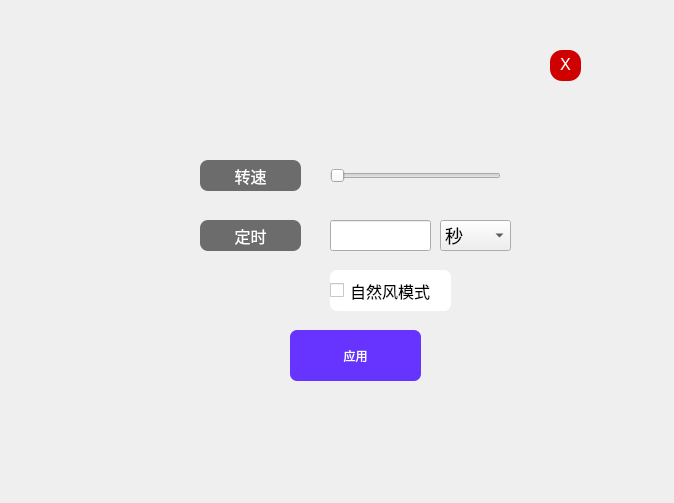
<?xml version="1.0" encoding="UTF-8"?>
<ui version="4.0">
 <class>Dialog</class>
 <widget class="QDialog" name="Dialog">
  <property name="geometry">
   <rect>
    <x>0</x>
    <y>0</y>
    <width>674</width>
    <height>503</height>
   </rect>
  </property>
  <property name="windowTitle">
   <string>Dialog</string>
  </property>
  <widget class="QLabel" name="label">
   <property name="geometry">
    <rect>
     <x>50</x>
     <y>0</y>
     <width>591</width>
     <height>471</height>
    </rect>
   </property>
   <property name="text">
    <string/>
   </property>
   <property name="pixmap">
    <pixmap>Assests/background.webp</pixmap>
   </property>
   <property name="scaledContents">
    <bool>true</bool>
   </property>
  </widget>
  <widget class="QPushButton" name="pushButton">
   <property name="geometry">
    <rect>
     <x>290</x>
     <y>330</y>
     <width>131</width>
     <height>51</height>
    </rect>
   </property>
   <property name="styleSheet">
    <string notr="true">QPushButton{
    color:White;
    border-radius: 7px;
    font-family:微软雅黑;
    background:#6633FF;
    border:1px;
}
QPushButton:hover{
    background:#6666FF;
}
QPushButton:pressed{
    background:#6600FF;
}</string>
   </property>
   <property name="text">
    <string>应用</string>
   </property>
   <property name="autoDefault">
    <bool>false</bool>
   </property>
   <property name="flat">
    <bool>false</bool>
   </property>
  </widget>
  <widget class="QPushButton" name="pushButton_3">
   <property name="geometry">
    <rect>
     <x>550</x>
     <y>50</y>
     <width>31</width>
     <height>31</height>
    </rect>
   </property>
   <property name="styleSheet">
    <string notr="true">QPushButton{
    background:#CE0000;
    color:white;
    box-shadow: 1px 1px 3px rgba(0,0,0,0.3);
    font-size:18px;
    border-radius: 12px;
    font-family: Consolas;
}
QPushButton:hover{                    
    background:#FF2D2D;
}
QPushButton:pressed{
    border: 1px solid #3C3C3C!important;
    background:#AE0000;
}</string>
   </property>
   <property name="text">
    <string>X</string>
   </property>
  </widget>
  <widget class="QLabel" name="label_7">
   <property name="geometry">
    <rect>
     <x>110</x>
     <y>60</y>
     <width>41</width>
     <height>41</height>
    </rect>
   </property>
   <property name="text">
    <string/>
   </property>
   <property name="pixmap">
    <pixmap>Assests/icon.jpg</pixmap>
   </property>
   <property name="scaledContents">
    <bool>true</bool>
   </property>
  </widget>
  <widget class="QLabel" name="label_2">
   <property name="geometry">
    <rect>
     <x>200</x>
     <y>160</y>
     <width>101</width>
     <height>31</height>
    </rect>
   </property>
   <property name="styleSheet">
    <string notr="true">QLabel{
    background:#6C6C6C;
    color:white;
    box-shadow: 1px 1px 3px rgba(0,0,0,0.3);
    font-size:16px;
    border-radius:
    8px;font-family: 微软雅黑;
}</string>
   </property>
   <property name="text">
    <string>转速</string>
   </property>
   <property name="alignment">
    <set>Qt::AlignCenter</set>
   </property>
  </widget>
  <widget class="QSlider" name="horizontalSlider">
   <property name="geometry">
    <rect>
     <x>330</x>
     <y>160</y>
     <width>171</width>
     <height>31</height>
    </rect>
   </property>
   <property name="orientation">
    <enum>Qt::Horizontal</enum>
   </property>
  </widget>
  <widget class="QLabel" name="label_3">
   <property name="geometry">
    <rect>
     <x>200</x>
     <y>220</y>
     <width>101</width>
     <height>31</height>
    </rect>
   </property>
   <property name="styleSheet">
    <string notr="true">QLabel{
    background:#6C6C6C;
    color:white;
    box-shadow: 1px 1px 3px rgba(0,0,0,0.3);
    font-size:16px;
    border-radius:
    8px;font-family: 微软雅黑;
}</string>
   </property>
   <property name="text">
    <string>定时</string>
   </property>
   <property name="alignment">
    <set>Qt::AlignCenter</set>
   </property>
  </widget>
  <widget class="QLineEdit" name="lineEdit">
   <property name="geometry">
    <rect>
     <x>330</x>
     <y>220</y>
     <width>101</width>
     <height>31</height>
    </rect>
   </property>
  </widget>
  <widget class="QCheckBox" name="checkBox">
   <property name="geometry">
    <rect>
     <x>330</x>
     <y>270</y>
     <width>121</width>
     <height>41</height>
    </rect>
   </property>
   <property name="styleSheet">
    <string notr="true">QCheckBox{
    color:Black;
    border-radius: 7px;
    font-family:微软雅黑;
    background:#FFFFFF;
    border:1px;
    font-size:16px;
}</string>
   </property>
   <property name="text">
    <string>自然风模式</string>
   </property>
   <property name="tristate">
    <bool>false</bool>
   </property>
  </widget>
  <widget class="QComboBox" name="comboBox_3">
   <property name="geometry">
    <rect>
     <x>440</x>
     <y>220</y>
     <width>71</width>
     <height>31</height>
    </rect>
   </property>
   <property name="styleSheet">
    <string notr="true">QComboBox{
    font-size:18px;
    font-family: Consolas;
}</string>
   </property>
   <item>
    <property name="text">
     <string>秒</string>
    </property>
   </item>
   <item>
    <property name="text">
     <string>分钟</string>
    </property>
   </item>
   <item>
    <property name="text">
     <string>小时</string>
    </property>
   </item>
  </widget>
 </widget>
 <resources/>
 <connections/>
</ui>
